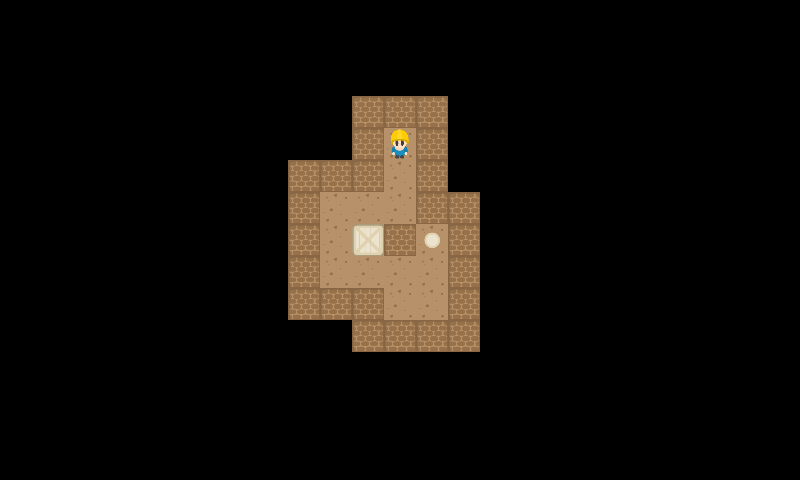

Below is a game level as drawn by its tile map, then a one-line description and the .tmx that defines it (tile-layer data replaced by summaries):
An orthogonal 25x15 tile map with 32x32 px tiles, 2 tile layers (StaticMap, Objetos).

<map version="1.0" orientation="orthogonal" renderorder="right-down" width="25" height="15" tilewidth="32" tileheight="32">
 <tileset firstgid="1" name="Tileset" tilewidth="32" tileheight="32">
  <image source="Tileset.png" width="192" height="192" />
  <tile id="0">
   <properties>
    <property name="tipo" value="pared" />
   </properties>
  </tile>
  <tile id="6">
   <properties>
    <property name="tipo" value="pared" />
   </properties>
  </tile>
  <tile id="8">
   <properties>
    <property name="color" value="purple" />
    <property name="tipo" value="endPoint" />
   </properties>
  </tile>
  <tile id="9">
   <properties>
    <property name="color" value="gray" />
    <property name="tipo" value="endPoint" />
   </properties>
  </tile>
  <tile id="10">
   <properties>
    <property name="color" value="brown" />
    <property name="tipo" value="endPoint" />
   </properties>
  </tile>
  <tile id="11">
   <properties>
    <property name="color" value="blue" />
    <property name="tipo" value="endPoint" />
   </properties>
  </tile>
  <tile id="12">
   <properties>
    <property name="tipo" value="pared" />
   </properties>
  </tile>
  <tile id="14">
   <properties>
    <property name="color" value="black" />
    <property name="tipo" value="endPoint" />
   </properties>
  </tile>
  <tile id="15">
   <properties>
    <property name="color" value="purple" />
    <property name="tipo" value="caja" />
   </properties>
  </tile>
  <tile id="16">
   <properties>
    <property name="color" value="gray" />
    <property name="tipo" value="caja" />
   </properties>
  </tile>
  <tile id="17">
   <properties>
    <property name="color" value="brown" />
    <property name="tipo" value="caja" />
   </properties>
  </tile>
  <tile id="18">
   <properties>
    <property name="tipo" value="pared" />
   </properties>
  </tile>
  <tile id="20">
   <properties>
    <property name="color" value="beige" />
    <property name="tipo" value="endPoint" />
   </properties>
  </tile>
  <tile id="21">
   <properties>
    <property name="color" value="blue" />
    <property name="tipo" value="caja" />
   </properties>
  </tile>
  <tile id="22">
   <properties>
    <property name="tipo" value="startPoint" />
   </properties>
  </tile>
  <tile id="24">
   <properties>
    <property name="tipo" value="pared" />
   </properties>
  </tile>
  <tile id="25">
   <properties>
    <property name="color" value="yellow" />
    <property name="tipo" value="endPoint" />
   </properties>
  </tile>
  <tile id="26">
   <properties>
    <property name="color" value="yellow" />
    <property name="tipo" value="caja" />
   </properties>
  </tile>
  <tile id="27">
   <properties>
    <property name="color" value="black" />
    <property name="tipo" value="caja" />
   </properties>
  </tile>
  <tile id="30">
   <properties>
    <property name="tipo" value="pared" />
   </properties>
  </tile>
  <tile id="31">
   <properties>
    <property name="color" value="red" />
    <property name="tipo" value="endPoint" />
   </properties>
  </tile>
  <tile id="32">
   <properties>
    <property name="color" value="red" />
    <property name="tipo" value="caja" />
   </properties>
  </tile>
  <tile id="33">
   <properties>
    <property name="color" value="beige" />
    <property name="tipo" value="caja" />
   </properties>
  </tile>
  <tile id="34">
   <properties>
    <property name="box" value="beige" />
   </properties>
  </tile>
 </tileset>
 <layer name="StaticMap" width="25" height="15">
  <data>[375 cells, 39 non-empty, 2 distinct tile ids]</data>
 </layer>
 <layer name="Objetos" width="25" height="15">
  <data>[375 cells, 3 non-empty, 3 distinct tile ids]</data>
 </layer>
</map>
